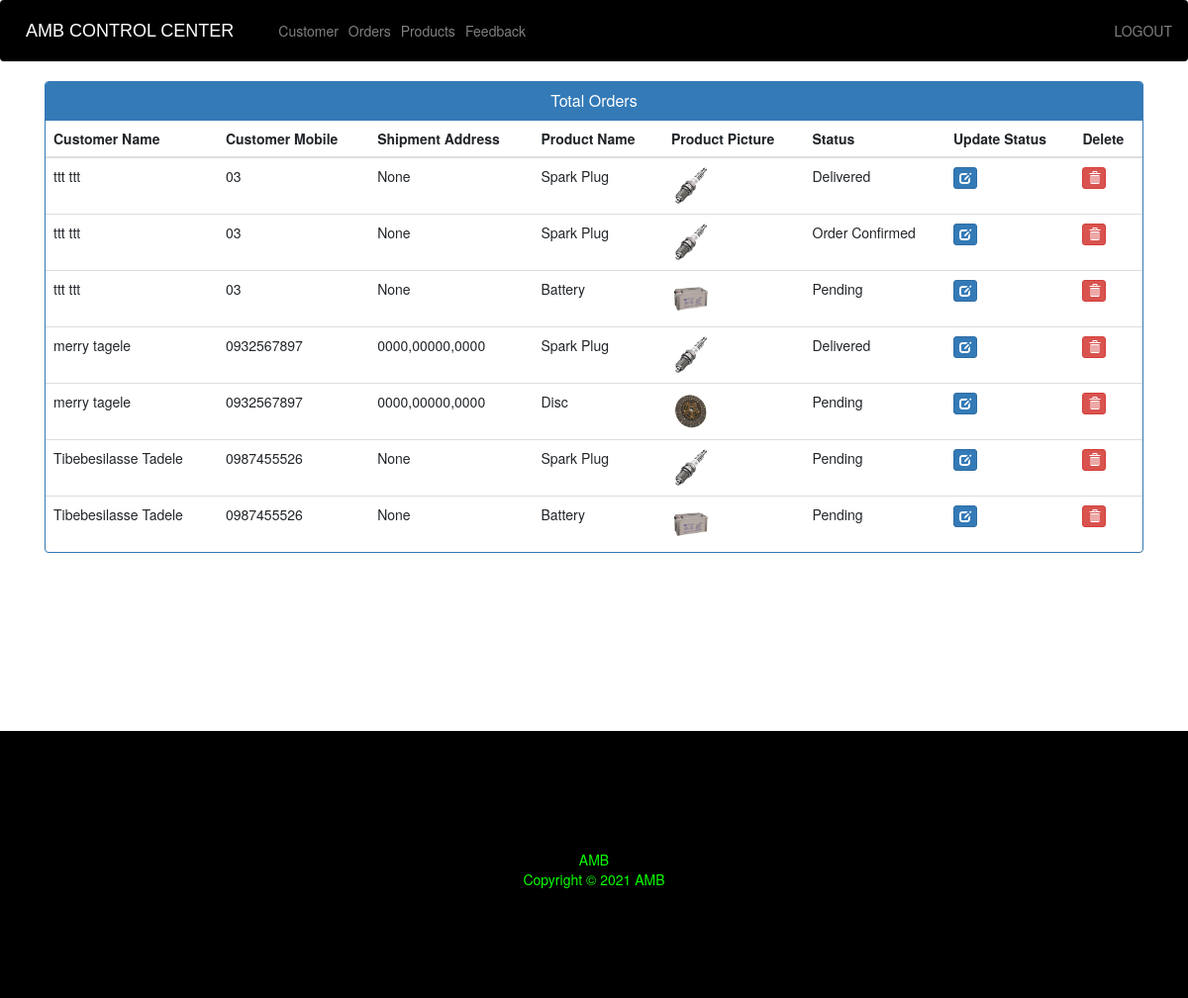
Screenshot of /admin-view-booking (signed in) with the database file from the repository.
### ecom/models.py (models this page shows, shortened)
class Customer(models.Model):
    user=models.OneToOneField(User,on_delete=models.CASCADE)
    profile_pic= models.ImageField(upload_to='profile_pic/CustomerProfilePic/',null=True,blank=True)
    address = models.CharField(max_length=40)
    mobile = models.CharField(max_length=20,null=False)
    @property
    def get_name(self):
        return self.user.first_name+" "+self.user.last_name

class Orders(models.Model):
    STATUS =(
        ('Pending','Pending'),
        ('Order Confirmed','Order Confirmed'),
        ('Out for Delivery','Out for Delivery'),
        ('Delivered','Delivered'),
    )
    customer=models.ForeignKey('Customer', on_delete=models.CASCADE,null=True)
    product=models.ForeignKey('Product',on_delete=models.CASCADE,null=True)
    email = models.CharField(max_length=50,null=True)
    address = models.CharField(max_length=500,null=True)
    mobile = models.CharField(max_length=20,null=True)
    order_date= models.DateField(auto_now_add=True,null=True)
    status=models.CharField(max_length=50,null=True,choices=STATUS)

class Product(models.Model):
    name=models.CharField(max_length=40)
    product_image= models.ImageField(upload_to='product_image/',null=True,blank=True)
    price = models.PositiveIntegerField()
    description=models.CharField(max_length=40)

### ecom/views.py (the view)
# urls.py: path('admin-view-booking', views.admin_view_booking_view,name='admin-view-booking'),
@login_required(login_url='adminlogin')
def admin_view_booking_view(request):
    orders=models.Orders.objects.all()
    ordered_products=[]
    ordered_bys=[]
    for order in orders:
        ordered_product=models.Product.objects.all().filter(id=order.product.id)
        ordered_by=models.Customer.objects.all().filter(id = order.customer.id)
        ordered_products.append(ordered_product)
        ordered_bys.append(ordered_by)
    return render(request,'ecom/admin_view_booking.html',{'data':zip(ordered_products,ordered_bys,orders)})

### templates/ecom/admin_view_booking.html (shortened to what this page needs)
{% extends 'ecom/admin_base.html' %}
{% load static %}
{% block content %}
<head>
  <link href="//netdna.bootstrapcdn.com/bootstrap/3.0.0/css/bootstrap.min.css" rel="stylesheet" id="bootstrap-css">
</head>
<div class="container">
  <div class="panel panel-primary">
    <div class="panel-heading">
      <h6 class="panel-title">Total Orders</h6>
    </div>
    <table class="table table-hover" id="dev-table">
      <thead>
        <tr>
          <th>Customer Name</th>
          <th>Customer Mobile</th>
          <th>Shipment Address</th>
          <th>Product Name</th>
          <th>Product Picture</th>
          <th>Status</th>
          <th>Update Status</th>
          <th>Delete</th>
        </tr>
      </thead>
      {% for product,customer,order in data %}
      <tr>
        {% for c in customer %}
        <td> {{c.get_name}}</td>
        <td>{{c.mobile}}</td>
        <td>{{order.address}}</td>
        {% endfor %}
        {% for p in product %}
        <td> {{p.name}}</td>
        <td> <img src="{% static p.product_image.url %}" alt="Profile Pic" height="40px" width="40px" /></td>
        <td>{{order.status}}</td>
        <td><a class="btn btn-primary btn-xs" href="{% url 'update-order' order.id  %}"><span class="glyphicon glyphicon-edit"></span></a></td>
        <td><a class="btn btn-danger btn-xs" href="{% url 'delete-order' order.id  %}"><span class="glyphicon glyphicon-trash"></span></a></td>
        {% endfor %}
      </tr>
      {% endfor %}
    </table>
  </div>
</div>
{% endblock content %}

### static/css/style.css (style rules this page uses)
body { font-family: "Open Sans", sans-serif; color: #0c0c0c; background-color: #ffffff; overflow-x: hidden; backdrop-filter: blur(5px); }
a, a:hover, a:focus { text-decoration: none; }
.btn, .btn:focus { outline: none !important; -webkit-box-shadow: none; box-shadow: none; }

### static/css/responsive.css (style rules this page uses)
@media (min-width: 1200px) { .container { max-width: 1170px; } }

### templates/ecom/admin_view_booking.html (style rules this page uses)
a:link { text-decoration: none; }
h6 { text-align: center; }

### rows the page displays
Orders: address "None", status "Delivered"
Customer: get_name "ttt ttt", mobile "03"
Product: name "Spark Plug", product_image (picture)
Orders: address "None", status "Order Confirmed"
Orders: address "None", status "Pending"
Product: name "Battery", product_image (picture)
Orders: address "0000,00000,0000", status "Delivered"
Customer: get_name "merry tagele", mobile "0932567897"
Orders: address "0000,00000,0000", status "Pending"
Product: name "Disc", product_image (picture)
Orders: address "None", status "Pending"
Customer: get_name "Tibebesilasse Tadele", mobile "0987455526"
Orders: address "None", status "Pending"
